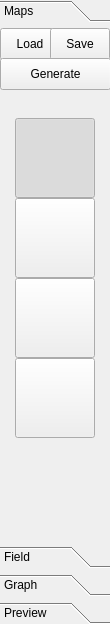
<?xml version="1.0" encoding="UTF-8"?>
<ui version="4.0">
 <class>toolBox</class>
 <widget class="QToolBox" name="toolBox">
  <property name="geometry">
   <rect>
    <x>0</x>
    <y>0</y>
    <width>110</width>
    <height>624</height>
   </rect>
  </property>
  <property name="minimumSize">
   <size>
    <width>110</width>
    <height>0</height>
   </size>
  </property>
  <property name="windowTitle">
   <string>ToolBox</string>
  </property>
  <property name="currentIndex">
   <number>0</number>
  </property>
  <widget class="QWidget" name="pageMaps">
   <property name="geometry">
    <rect>
     <x>0</x>
     <y>0</y>
     <width>110</width>
     <height>484</height>
    </rect>
   </property>
   <attribute name="label">
    <string>Maps</string>
   </attribute>
   <widget class="QToolButton" name="boundaryMap">
    <property name="geometry">
     <rect>
      <x>15</x>
      <y>90</y>
      <width>80</width>
      <height>80</height>
     </rect>
    </property>
    <property name="toolTip">
     <string>Boundary Map</string>
    </property>
    <property name="text">
     <string/>
    </property>
    <property name="iconSize">
     <size>
      <width>80</width>
      <height>80</height>
     </size>
    </property>
    <property name="checkable">
     <bool>true</bool>
    </property>
    <property name="checked">
     <bool>true</bool>
    </property>
    <attribute name="buttonGroup">
     <string>mapButtons</string>
    </attribute>
   </widget>
   <widget class="QToolButton" name="heightMap">
    <property name="geometry">
     <rect>
      <x>15</x>
      <y>170</y>
      <width>80</width>
      <height>80</height>
     </rect>
    </property>
    <property name="toolTip">
     <string>Height Map</string>
    </property>
    <property name="text">
     <string/>
    </property>
    <property name="iconSize">
     <size>
      <width>80</width>
      <height>80</height>
     </size>
    </property>
    <property name="checkable">
     <bool>true</bool>
    </property>
    <attribute name="buttonGroup">
     <string>mapButtons</string>
    </attribute>
   </widget>
   <widget class="QToolButton" name="populationMap">
    <property name="geometry">
     <rect>
      <x>15</x>
      <y>250</y>
      <width>80</width>
      <height>80</height>
     </rect>
    </property>
    <property name="toolTip">
     <string>Population Map</string>
    </property>
    <property name="text">
     <string/>
    </property>
    <property name="iconSize">
     <size>
      <width>80</width>
      <height>80</height>
     </size>
    </property>
    <property name="checkable">
     <bool>true</bool>
    </property>
    <attribute name="buttonGroup">
     <string>mapButtons</string>
    </attribute>
   </widget>
   <widget class="QPushButton" name="loadMapButton">
    <property name="geometry">
     <rect>
      <x>0</x>
      <y>0</y>
      <width>60</width>
      <height>32</height>
     </rect>
    </property>
    <property name="text">
     <string>Load</string>
    </property>
   </widget>
   <widget class="QPushButton" name="saveMapButton">
    <property name="geometry">
     <rect>
      <x>50</x>
      <y>0</y>
      <width>60</width>
      <height>32</height>
     </rect>
    </property>
    <property name="text">
     <string>Save</string>
    </property>
   </widget>
   <widget class="QPushButton" name="generateMapButton">
    <property name="geometry">
     <rect>
      <x>0</x>
      <y>30</y>
      <width>111</width>
      <height>32</height>
     </rect>
    </property>
    <property name="text">
     <string>Generate</string>
    </property>
   </widget>
   <widget class="QToolButton" name="backgroundImage">
    <property name="geometry">
     <rect>
      <x>15</x>
      <y>330</y>
      <width>80</width>
      <height>80</height>
     </rect>
    </property>
    <property name="toolTip">
     <string>Background Image</string>
    </property>
    <property name="text">
     <string/>
    </property>
    <property name="iconSize">
     <size>
      <width>80</width>
      <height>80</height>
     </size>
    </property>
    <property name="checkable">
     <bool>true</bool>
    </property>
    <attribute name="buttonGroup">
     <string>mapButtons</string>
    </attribute>
   </widget>
  </widget>
  <widget class="QWidget" name="pageField">
   <property name="geometry">
    <rect>
     <x>0</x>
     <y>0</y>
     <width>110</width>
     <height>484</height>
    </rect>
   </property>
   <attribute name="label">
    <string>Field</string>
   </attribute>
   <widget class="QToolButton" name="nodeTool">
    <property name="geometry">
     <rect>
      <x>10</x>
      <y>40</y>
      <width>31</width>
      <height>31</height>
     </rect>
    </property>
    <property name="toolTip">
     <string>Node</string>
    </property>
    <property name="text">
     <string>Nod</string>
    </property>
    <property name="icon">
     <iconset resource="../data/resources.qrc">
      <normaloff>:/icons/nodeTool.png</normaloff>:/icons/nodeTool.png</iconset>
    </property>
    <property name="iconSize">
     <size>
      <width>32</width>
      <height>32</height>
     </size>
    </property>
    <property name="checkable">
     <bool>true</bool>
    </property>
    <attribute name="buttonGroup">
     <string>fieldTools</string>
    </attribute>
   </widget>
   <widget class="QToolButton" name="wedgeTool">
    <property name="geometry">
     <rect>
      <x>40</x>
      <y>40</y>
      <width>31</width>
      <height>31</height>
     </rect>
    </property>
    <property name="toolTip">
     <string>Wedge</string>
    </property>
    <property name="text">
     <string>Wed</string>
    </property>
    <property name="icon">
     <iconset resource="../data/resources.qrc">
      <normaloff>:/icons/wedgeTool.png</normaloff>:/icons/wedgeTool.png</iconset>
    </property>
    <property name="iconSize">
     <size>
      <width>32</width>
      <height>32</height>
     </size>
    </property>
    <property name="checkable">
     <bool>true</bool>
    </property>
    <attribute name="buttonGroup">
     <string>fieldTools</string>
    </attribute>
   </widget>
   <widget class="QToolButton" name="centerTool">
    <property name="geometry">
     <rect>
      <x>70</x>
      <y>10</y>
      <width>31</width>
      <height>31</height>
     </rect>
    </property>
    <property name="toolTip">
     <string>Center</string>
    </property>
    <property name="text">
     <string>Cen</string>
    </property>
    <property name="icon">
     <iconset resource="../data/resources.qrc">
      <normaloff>:/icons/centerTool.png</normaloff>:/icons/centerTool.png</iconset>
    </property>
    <property name="iconSize">
     <size>
      <width>32</width>
      <height>32</height>
     </size>
    </property>
    <property name="checkable">
     <bool>true</bool>
    </property>
    <attribute name="buttonGroup">
     <string>fieldTools</string>
    </attribute>
   </widget>
   <widget class="QToolButton" name="regularTool">
    <property name="geometry">
     <rect>
      <x>40</x>
      <y>10</y>
      <width>31</width>
      <height>31</height>
     </rect>
    </property>
    <property name="toolTip">
     <string>Regular</string>
    </property>
    <property name="text">
     <string>Reg</string>
    </property>
    <property name="icon">
     <iconset resource="../data/resources.qrc">
      <normaloff>:/icons/regular.png</normaloff>:/icons/regular.png</iconset>
    </property>
    <property name="checkable">
     <bool>true</bool>
    </property>
    <property name="checked">
     <bool>false</bool>
    </property>
    <attribute name="buttonGroup">
     <string>fieldTools</string>
    </attribute>
   </widget>
   <widget class="QToolButton" name="pointerTool">
    <property name="geometry">
     <rect>
      <x>10</x>
      <y>10</y>
      <width>31</width>
      <height>31</height>
     </rect>
    </property>
    <property name="toolTip">
     <string>Pointer</string>
    </property>
    <property name="text">
     <string>Ptr</string>
    </property>
    <property name="icon">
     <iconset resource="../data/resources.qrc">
      <normaloff>:/icons/normal_pointer2.png</normaloff>:/icons/normal_pointer2.png</iconset>
    </property>
    <property name="checkable">
     <bool>true</bool>
    </property>
    <property name="checked">
     <bool>true</bool>
    </property>
    <attribute name="buttonGroup">
     <string>fieldTools</string>
    </attribute>
   </widget>
   <widget class="QToolButton" name="trisectorTool">
    <property name="geometry">
     <rect>
      <x>10</x>
      <y>70</y>
      <width>31</width>
      <height>31</height>
     </rect>
    </property>
    <property name="toolTip">
     <string>Trisector</string>
    </property>
    <property name="text">
     <string>Tri</string>
    </property>
    <property name="icon">
     <iconset resource="../data/resources.qrc">
      <normaloff>:/icons/trisectorTool.png</normaloff>:/icons/trisectorTool.png</iconset>
    </property>
    <property name="iconSize">
     <size>
      <width>32</width>
      <height>32</height>
     </size>
    </property>
    <property name="checkable">
     <bool>true</bool>
    </property>
    <attribute name="buttonGroup">
     <string>fieldTools</string>
    </attribute>
   </widget>
   <widget class="QToolButton" name="saddleTool">
    <property name="geometry">
     <rect>
      <x>70</x>
      <y>40</y>
      <width>31</width>
      <height>31</height>
     </rect>
    </property>
    <property name="toolTip">
     <string>Saddle</string>
    </property>
    <property name="text">
     <string>Sad</string>
    </property>
    <property name="icon">
     <iconset resource="../data/resources.qrc">
      <normaloff>:/icons/saddleTool.png</normaloff>:/icons/saddleTool.png</iconset>
    </property>
    <property name="iconSize">
     <size>
      <width>32</width>
      <height>32</height>
     </size>
    </property>
    <property name="checkable">
     <bool>true</bool>
    </property>
    <attribute name="buttonGroup">
     <string>fieldTools</string>
    </attribute>
   </widget>
   <widget class="QToolButton" name="focusTool">
    <property name="geometry">
     <rect>
      <x>40</x>
      <y>70</y>
      <width>31</width>
      <height>31</height>
     </rect>
    </property>
    <property name="toolTip">
     <string>Focus</string>
    </property>
    <property name="text">
     <string>Foc</string>
    </property>
    <property name="icon">
     <iconset resource="../data/resources.qrc">
      <normaloff>:/icons/focusTool.png</normaloff>:/icons/focusTool.png</iconset>
    </property>
    <property name="iconSize">
     <size>
      <width>32</width>
      <height>32</height>
     </size>
    </property>
    <property name="checkable">
     <bool>true</bool>
    </property>
    <attribute name="buttonGroup">
     <string>fieldTools</string>
    </attribute>
   </widget>
   <widget class="QToolButton" name="pageField_markerTool">
    <property name="geometry">
     <rect>
      <x>70</x>
      <y>70</y>
      <width>31</width>
      <height>31</height>
     </rect>
    </property>
    <property name="toolTip">
     <string>Seed Marker</string>
    </property>
    <property name="text">
     <string>Mark</string>
    </property>
    <property name="icon">
     <iconset resource="../data/resources.qrc">
      <normaloff>:/icons/seedMarkerTool.png</normaloff>:/icons/seedMarkerTool.png</iconset>
    </property>
    <property name="iconSize">
     <size>
      <width>32</width>
      <height>32</height>
     </size>
    </property>
    <property name="checkable">
     <bool>true</bool>
    </property>
    <attribute name="buttonGroup">
     <string>fieldTools</string>
    </attribute>
   </widget>
   <widget class="QGroupBox" name="decayGroupBox">
    <property name="geometry">
     <rect>
      <x>10</x>
      <y>120</y>
      <width>91</width>
      <height>161</height>
     </rect>
    </property>
    <property name="title">
     <string>Decay</string>
    </property>
    <widget class="QSlider" name="heightDecay">
     <property name="geometry">
      <rect>
       <x>6</x>
       <y>30</y>
       <width>22</width>
       <height>121</height>
      </rect>
     </property>
     <property name="toolTip">
      <string>Height Decay</string>
     </property>
     <property name="tracking">
      <bool>true</bool>
     </property>
     <property name="orientation">
      <enum>Qt::Vertical</enum>
     </property>
     <property name="invertedAppearance">
      <bool>true</bool>
     </property>
    </widget>
    <widget class="QSlider" name="boundaryDecay">
     <property name="geometry">
      <rect>
       <x>35</x>
       <y>30</y>
       <width>22</width>
       <height>121</height>
      </rect>
     </property>
     <property name="toolTip">
      <string>Boundary Decay</string>
     </property>
     <property name="tracking">
      <bool>false</bool>
     </property>
     <property name="orientation">
      <enum>Qt::Vertical</enum>
     </property>
     <property name="invertedAppearance">
      <bool>true</bool>
     </property>
    </widget>
    <widget class="QSlider" name="userEditDecay">
     <property name="geometry">
      <rect>
       <x>65</x>
       <y>30</y>
       <width>22</width>
       <height>121</height>
      </rect>
     </property>
     <property name="toolTip">
      <string>User-edit Decay</string>
     </property>
     <property name="tracking">
      <bool>true</bool>
     </property>
     <property name="orientation">
      <enum>Qt::Vertical</enum>
     </property>
     <property name="invertedAppearance">
      <bool>true</bool>
     </property>
    </widget>
   </widget>
   <widget class="QGroupBox" name="weightGroupBox">
    <property name="geometry">
     <rect>
      <x>10</x>
      <y>300</y>
      <width>91</width>
      <height>101</height>
     </rect>
    </property>
    <property name="title">
     <string>Weights</string>
    </property>
    <widget class="QSlider" name="heightWeight">
     <property name="geometry">
      <rect>
       <x>10</x>
       <y>24</y>
       <width>71</width>
       <height>22</height>
      </rect>
     </property>
     <property name="toolTip">
      <string>Height Weight</string>
     </property>
     <property name="tracking">
      <bool>true</bool>
     </property>
     <property name="orientation">
      <enum>Qt::Horizontal</enum>
     </property>
    </widget>
    <widget class="QSlider" name="boundaryWeight">
     <property name="geometry">
      <rect>
       <x>10</x>
       <y>50</y>
       <width>71</width>
       <height>22</height>
      </rect>
     </property>
     <property name="toolTip">
      <string>Boundary Weight</string>
     </property>
     <property name="tracking">
      <bool>true</bool>
     </property>
     <property name="orientation">
      <enum>Qt::Horizontal</enum>
     </property>
    </widget>
    <widget class="QSlider" name="userEditWeight">
     <property name="geometry">
      <rect>
       <x>10</x>
       <y>74</y>
       <width>71</width>
       <height>22</height>
      </rect>
     </property>
     <property name="toolTip">
      <string>User-edit Weight</string>
     </property>
     <property name="tracking">
      <bool>true</bool>
     </property>
     <property name="orientation">
      <enum>Qt::Horizontal</enum>
     </property>
    </widget>
   </widget>
  </widget>
  <widget class="QWidget" name="pageGraph">
   <property name="geometry">
    <rect>
     <x>0</x>
     <y>0</y>
     <width>110</width>
     <height>484</height>
    </rect>
   </property>
   <attribute name="label">
    <string>Graph</string>
   </attribute>
   <widget class="QToolButton" name="pageGraph_pointerTool">
    <property name="geometry">
     <rect>
      <x>10</x>
      <y>10</y>
      <width>31</width>
      <height>31</height>
     </rect>
    </property>
    <property name="toolTip">
     <string>Pointer</string>
    </property>
    <property name="text">
     <string>Ptr</string>
    </property>
    <property name="icon">
     <iconset resource="../data/resources.qrc">
      <normaloff>:/icons/normal_pointer2.png</normaloff>:/icons/normal_pointer2.png</iconset>
    </property>
    <property name="checkable">
     <bool>true</bool>
    </property>
    <property name="checked">
     <bool>true</bool>
    </property>
    <attribute name="buttonGroup">
     <string>graphTools</string>
    </attribute>
   </widget>
   <widget class="QToolButton" name="seedTool">
    <property name="geometry">
     <rect>
      <x>70</x>
      <y>10</y>
      <width>31</width>
      <height>31</height>
     </rect>
    </property>
    <property name="toolTip">
     <string>Seed</string>
    </property>
    <property name="text">
     <string>Seed</string>
    </property>
    <property name="icon">
     <iconset resource="../data/resources.qrc">
      <normaloff>:/icons/seedTool.png</normaloff>:/icons/seedTool.png</iconset>
    </property>
    <property name="iconSize">
     <size>
      <width>32</width>
      <height>32</height>
     </size>
    </property>
    <property name="checkable">
     <bool>true</bool>
    </property>
    <attribute name="buttonGroup">
     <string>graphTools</string>
    </attribute>
   </widget>
   <widget class="QToolButton" name="lineTool">
    <property name="geometry">
     <rect>
      <x>40</x>
      <y>40</y>
      <width>31</width>
      <height>31</height>
     </rect>
    </property>
    <property name="toolTip">
     <string>Trace L ine</string>
    </property>
    <property name="text">
     <string>Line</string>
    </property>
    <property name="icon">
     <iconset resource="../data/resources.qrc">
      <normaloff>:/icons/traceLineTool.png</normaloff>:/icons/traceLineTool.png</iconset>
    </property>
    <property name="iconSize">
     <size>
      <width>32</width>
      <height>32</height>
     </size>
    </property>
    <property name="checkable">
     <bool>true</bool>
    </property>
    <attribute name="buttonGroup">
     <string>graphTools</string>
    </attribute>
   </widget>
   <widget class="QToolButton" name="streamTool">
    <property name="geometry">
     <rect>
      <x>10</x>
      <y>40</y>
      <width>31</width>
      <height>31</height>
     </rect>
    </property>
    <property name="toolTip">
     <string>Trace Stream</string>
    </property>
    <property name="text">
     <string>Strm</string>
    </property>
    <property name="icon">
     <iconset resource="../data/resources.qrc">
      <normaloff>:/icons/traceStreamTool.png</normaloff>:/icons/traceStreamTool.png</iconset>
    </property>
    <property name="iconSize">
     <size>
      <width>32</width>
      <height>32</height>
     </size>
    </property>
    <property name="checkable">
     <bool>true</bool>
    </property>
    <attribute name="buttonGroup">
     <string>graphTools</string>
    </attribute>
   </widget>
   <widget class="QToolButton" name="markerTool">
    <property name="geometry">
     <rect>
      <x>40</x>
      <y>10</y>
      <width>31</width>
      <height>31</height>
     </rect>
    </property>
    <property name="toolTip">
     <string>Seed Marker</string>
    </property>
    <property name="text">
     <string>Mark</string>
    </property>
    <property name="icon">
     <iconset resource="../data/resources.qrc">
      <normaloff>:/icons/seedMarkerTool.png</normaloff>:/icons/seedMarkerTool.png</iconset>
    </property>
    <property name="iconSize">
     <size>
      <width>32</width>
      <height>32</height>
     </size>
    </property>
    <property name="checkable">
     <bool>true</bool>
    </property>
    <attribute name="buttonGroup">
     <string>graphTools</string>
    </attribute>
   </widget>
   <widget class="QGroupBox" name="tracingParams_major">
    <property name="geometry">
     <rect>
      <x>10</x>
      <y>90</y>
      <width>91</width>
      <height>181</height>
     </rect>
    </property>
    <property name="toolTip">
     <string>Major Road Network Parameters</string>
    </property>
    <property name="title">
     <string>Params/major</string>
    </property>
    <widget class="QDoubleSpinBox" name="distSample">
     <property name="geometry">
      <rect>
       <x>10</x>
       <y>150</y>
       <width>71</width>
       <height>25</height>
      </rect>
     </property>
     <property name="focusPolicy">
      <enum>Qt::ClickFocus</enum>
     </property>
     <property name="toolTip">
      <string>Separating Distance</string>
     </property>
     <property name="decimals">
      <number>4</number>
     </property>
     <property name="minimum">
      <double>0.001000000000000</double>
     </property>
     <property name="maximum">
      <double>0.010000000000000</double>
     </property>
     <property name="singleStep">
      <double>0.000100000000000</double>
     </property>
     <property name="value">
      <double>0.002000000000000</double>
     </property>
    </widget>
    <widget class="QDoubleSpinBox" name="koefLookahead">
     <property name="geometry">
      <rect>
       <x>10</x>
       <y>120</y>
       <width>71</width>
       <height>25</height>
      </rect>
     </property>
     <property name="focusPolicy">
      <enum>Qt::ClickFocus</enum>
     </property>
     <property name="toolTip">
      <string>Look-ahead Distance Multiplier</string>
     </property>
     <property name="decimals">
      <number>2</number>
     </property>
     <property name="minimum">
      <double>0.000000000000000</double>
     </property>
     <property name="maximum">
      <double>1.000000000000000</double>
     </property>
     <property name="singleStep">
      <double>0.010000000000000</double>
     </property>
     <property name="value">
      <double>0.500000000000000</double>
     </property>
    </widget>
    <widget class="QDoubleSpinBox" name="koefSegment">
     <property name="geometry">
      <rect>
       <x>10</x>
       <y>90</y>
       <width>71</width>
       <height>25</height>
      </rect>
     </property>
     <property name="focusPolicy">
      <enum>Qt::ClickFocus</enum>
     </property>
     <property name="toolTip">
      <string>Segment Length Multiplier</string>
     </property>
     <property name="decimals">
      <number>2</number>
     </property>
     <property name="minimum">
      <double>1.000000000000000</double>
     </property>
     <property name="maximum">
      <double>3.000000000000000</double>
     </property>
     <property name="singleStep">
      <double>0.010000000000000</double>
     </property>
     <property name="value">
      <double>1.500000000000000</double>
     </property>
    </widget>
    <widget class="QDoubleSpinBox" name="koefTest">
     <property name="geometry">
      <rect>
       <x>10</x>
       <y>60</y>
       <width>71</width>
       <height>25</height>
      </rect>
     </property>
     <property name="focusPolicy">
      <enum>Qt::ClickFocus</enum>
     </property>
     <property name="toolTip">
      <string>Testing Distance Multipilier</string>
     </property>
     <property name="decimals">
      <number>2</number>
     </property>
     <property name="minimum">
      <double>0.100000000000000</double>
     </property>
     <property name="maximum">
      <double>1.000000000000000</double>
     </property>
     <property name="singleStep">
      <double>0.010000000000000</double>
     </property>
     <property name="value">
      <double>0.600000000000000</double>
     </property>
    </widget>
    <widget class="QDoubleSpinBox" name="distSep">
     <property name="geometry">
      <rect>
       <x>10</x>
       <y>30</y>
       <width>71</width>
       <height>25</height>
      </rect>
     </property>
     <property name="focusPolicy">
      <enum>Qt::ClickFocus</enum>
     </property>
     <property name="toolTip">
      <string>Separating Distance</string>
     </property>
     <property name="keyboardTracking">
      <bool>true</bool>
     </property>
     <property name="decimals">
      <number>3</number>
     </property>
     <property name="minimum">
      <double>0.010000000000000</double>
     </property>
     <property name="maximum">
      <double>1.000000000000000</double>
     </property>
     <property name="singleStep">
      <double>0.001000000000000</double>
     </property>
     <property name="value">
      <double>0.060000000000000</double>
     </property>
    </widget>
   </widget>
   <widget class="QGroupBox" name="tracingParams_local">
    <property name="geometry">
     <rect>
      <x>10</x>
      <y>280</y>
      <width>91</width>
      <height>181</height>
     </rect>
    </property>
    <property name="toolTip">
     <string>Local Road Networks Parameters</string>
    </property>
    <property name="title">
     <string>Params/local</string>
    </property>
    <widget class="QDoubleSpinBox" name="distSample_local">
     <property name="geometry">
      <rect>
       <x>10</x>
       <y>150</y>
       <width>71</width>
       <height>25</height>
      </rect>
     </property>
     <property name="focusPolicy">
      <enum>Qt::ClickFocus</enum>
     </property>
     <property name="toolTip">
      <string>Separating Distance</string>
     </property>
     <property name="decimals">
      <number>4</number>
     </property>
     <property name="minimum">
      <double>0.001000000000000</double>
     </property>
     <property name="maximum">
      <double>0.010000000000000</double>
     </property>
     <property name="singleStep">
      <double>0.000100000000000</double>
     </property>
     <property name="value">
      <double>0.002000000000000</double>
     </property>
    </widget>
    <widget class="QDoubleSpinBox" name="koefLookahead_local">
     <property name="geometry">
      <rect>
       <x>10</x>
       <y>120</y>
       <width>71</width>
       <height>25</height>
      </rect>
     </property>
     <property name="focusPolicy">
      <enum>Qt::ClickFocus</enum>
     </property>
     <property name="toolTip">
      <string>Look-ahead Distance Multiplier</string>
     </property>
     <property name="decimals">
      <number>2</number>
     </property>
     <property name="minimum">
      <double>0.000000000000000</double>
     </property>
     <property name="maximum">
      <double>1.000000000000000</double>
     </property>
     <property name="singleStep">
      <double>0.010000000000000</double>
     </property>
     <property name="value">
      <double>0.500000000000000</double>
     </property>
    </widget>
    <widget class="QDoubleSpinBox" name="koefSegment_local">
     <property name="geometry">
      <rect>
       <x>10</x>
       <y>90</y>
       <width>71</width>
       <height>25</height>
      </rect>
     </property>
     <property name="focusPolicy">
      <enum>Qt::ClickFocus</enum>
     </property>
     <property name="toolTip">
      <string>Segment Length Multiplier</string>
     </property>
     <property name="decimals">
      <number>2</number>
     </property>
     <property name="minimum">
      <double>1.000000000000000</double>
     </property>
     <property name="maximum">
      <double>3.000000000000000</double>
     </property>
     <property name="singleStep">
      <double>0.010000000000000</double>
     </property>
     <property name="value">
      <double>1.500000000000000</double>
     </property>
    </widget>
    <widget class="QDoubleSpinBox" name="koefTest_local">
     <property name="geometry">
      <rect>
       <x>10</x>
       <y>60</y>
       <width>71</width>
       <height>25</height>
      </rect>
     </property>
     <property name="focusPolicy">
      <enum>Qt::ClickFocus</enum>
     </property>
     <property name="toolTip">
      <string>Testing Distance Multipilier</string>
     </property>
     <property name="decimals">
      <number>2</number>
     </property>
     <property name="minimum">
      <double>0.100000000000000</double>
     </property>
     <property name="maximum">
      <double>1.000000000000000</double>
     </property>
     <property name="singleStep">
      <double>0.010000000000000</double>
     </property>
     <property name="value">
      <double>0.600000000000000</double>
     </property>
    </widget>
    <widget class="QDoubleSpinBox" name="distSep_local">
     <property name="geometry">
      <rect>
       <x>10</x>
       <y>30</y>
       <width>71</width>
       <height>25</height>
      </rect>
     </property>
     <property name="focusPolicy">
      <enum>Qt::ClickFocus</enum>
     </property>
     <property name="toolTip">
      <string>Separating Distance</string>
     </property>
     <property name="keyboardTracking">
      <bool>true</bool>
     </property>
     <property name="decimals">
      <number>3</number>
     </property>
     <property name="minimum">
      <double>0.010000000000000</double>
     </property>
     <property name="maximum">
      <double>1.000000000000000</double>
     </property>
     <property name="singleStep">
      <double>0.001000000000000</double>
     </property>
     <property name="value">
      <double>0.015000000000000</double>
     </property>
    </widget>
   </widget>
  </widget>
  <widget class="QWidget" name="pagePreview">
   <property name="geometry">
    <rect>
     <x>0</x>
     <y>0</y>
     <width>110</width>
     <height>484</height>
    </rect>
   </property>
   <attribute name="label">
    <string>Preview</string>
   </attribute>
   <widget class="QGroupBox" name="viewingCoorsBox">
    <property name="geometry">
     <rect>
      <x>10</x>
      <y>0</y>
      <width>91</width>
      <height>111</height>
     </rect>
    </property>
    <property name="title">
     <string>Viewing</string>
    </property>
    <widget class="QSlider" name="viewingRadiusSlider">
     <property name="geometry">
      <rect>
       <x>10</x>
       <y>30</y>
       <width>22</width>
       <height>71</height>
      </rect>
     </property>
     <property name="toolTip">
      <string>Viewing Distance</string>
     </property>
     <property name="statusTip">
      <string/>
     </property>
     <property name="minimum">
      <number>20</number>
     </property>
     <property name="maximum">
      <number>200</number>
     </property>
     <property name="value">
      <number>100</number>
     </property>
     <property name="orientation">
      <enum>Qt::Vertical</enum>
     </property>
    </widget>
    <widget class="QSlider" name="viewingAzimuthSlider">
     <property name="geometry">
      <rect>
       <x>60</x>
       <y>30</y>
       <width>22</width>
       <height>71</height>
      </rect>
     </property>
     <property name="toolTip">
      <string>Viewing Azimuth</string>
     </property>
     <property name="statusTip">
      <string/>
     </property>
     <property name="minimum">
      <number>5</number>
     </property>
     <property name="maximum">
      <number>90</number>
     </property>
     <property name="value">
      <number>45</number>
     </property>
     <property name="orientation">
      <enum>Qt::Vertical</enum>
     </property>
    </widget>
   </widget>
  </widget>
 </widget>
 <resources>
  <include location="../data/resources.qrc"/>
 </resources>
 <connections/>
 <slots>
  <slot>sliderValueChanged(int)</slot>
 </slots>
 <buttongroups>
  <buttongroup name="mapButtons"/>
  <buttongroup name="fieldTools"/>
  <buttongroup name="graphTools"/>
 </buttongroups>
</ui>
